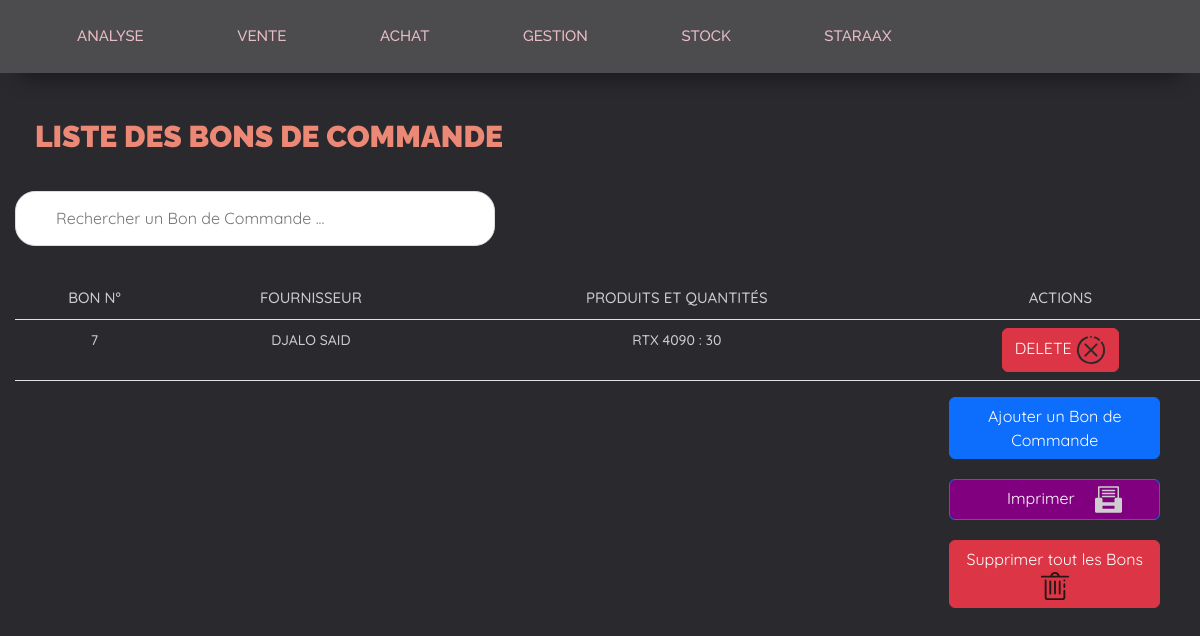
/bondecommande/ (signed in), run on the app's committed database.
### app/models.py (models this page shows, shortened)
class BondeCommande(models.Model):
    code_bc = models.AutoField(primary_key=True)
    fournisseur=models.ForeignKey(Fournisseur, on_delete=models.CASCADE)

class Fournisseur(models.Model):
    code_fr = models.AutoField(primary_key=True)
    nom_fr = models.CharField(max_length=254)
    prenom_fr = models.CharField(max_length=255)
    adr_fr = models.CharField(max_length=255)
    tel_fr = models.CharField(max_length=255)
    reglement = models.OneToOneField('Reglement', on_delete=models.CASCADE, null=True, blank=True)
    def __str__(self):
        return self.nom_fr + " " + self.prenom_fr

class BondeCommandeProduit(models.Model):
    primary_key = models.CharField(max_length=255, primary_key=True)
    produit = models.ForeignKey(Produit, on_delete=models.CASCADE)
    bon_de_commande = models.ForeignKey(BondeCommande, on_delete=models.CASCADE)
    qteProdBC = models.PositiveIntegerField()

class Produit(models.Model):
   code_produit = models.AutoField(primary_key=True)
   nom_produit = models.CharField(max_length=255)
   type_produit= models.ForeignKey(Categorie, on_delete=models.CASCADE)
   def __str__(self):
        return self.nom_produit

### app/views.py (the view)
# urls.py: path('bondecommande/', views.bondeCommande, name='bondecommande'),
def bondeCommande(request):
    if request.user.is_authenticated:
        tabs=show_navigation(request)
        bc=BondeCommande.objects.all()
        bp=BondeCommandeProduit.objects.all()
        context={'tabs': tabs, 'bp': bp,'bc':bc}
        return render(request, 'achat/bondecommande/boncommande.html', context)
    else:
      return redirect('login')

### app/views.py (called while the page is built)
def show_navigation(request):
  if request.user.is_authenticated:
    tabs = FavoriteTab.objects.order_by('order')
    username=request.user.username
    context = {'tabs': tabs, 'username': username}
    return context
  else:
    return redirect('login')

### app/templates/achat/bondecommande/boncommande.html (shortened to what this page needs)
{% load static %}
<!DOCTYPE html>
<html lang="en">
  <head>
    <link
      rel="stylesheet"
      href="https://cdn.datatables.net/1.10.23/css/jquery.dataTables.min.css"
    />
    <link rel="stylesheet" href="../static/growl-notification/light-theme.min.css">
    <link rel="stylesheet" href="{% static 'css/style.css' %}" />
  </head>
  <body>
    {% include 'header.html' %}
    <h4 class="display-5 d-inline">Liste des Bons de Commande</h4>
    <input
    class="hid search"
      type="text"
      id="myInput"
      onkeyup="SearchBar()"
      placeholder="Rechercher un Bon de Commande ..."
    />
    <table class="table tproducts">
      <thead>
        <th>Bon N°</th>
        <th>Fournisseur</th>
        <th>Produits et Quantités</th>
        <th class="hid">Actions</th>
      </thead>
      {% for b in bc %}
      <tbody>
        <tr data-aos="fade-right" data-aos-anchor-placement="bottom-bottom">
          <td>{{b.code_bc}}</td>
          <td>{{b.fournisseur}}</td>
          <td>
              {% for p in bp %}
              {% if p.bon_de_commande.code_bc == b.code_bc %}
               <p>{{p.produit}} : {{p.qteProdBC }}</p>
              {% endif %}
              {% endfor %}
          </td>
          <td class="hid">
            <a class="btn btn-danger" href="{% url 'deleteBC' b.code_bc %}">
              Delete <img id="deleteIcon" src="{% static 'media/delete.svg' %}" alt="delete"/>
            </a>
            </td>
        </tr>
        {% endfor%}
      </tbody>
    </table>
    <div style="display: flex;flex-direction: column;align-items: flex-end
    ;">
    <a style="float: right;margin-right: 25px; width: 18%; margin-bottom: 20px;" class="btn btn-primary " href="{% url 'addBC' %}">Ajouter un Bon de Commande</a>
    <button style="background-color: purple;float: right;margin-right: 25px; width: 18%;margin-bottom: 20px;" id="print-button" class="btn btn-primary" >Imprimer<img id="printIcon" src="{% static 'media/print.svg' %}" alt="print"/></button>
    <a style="float: right;margin-right: 25px; width: 18%; margin-bottom: 20px;" class="btn btn-danger " href="{% url 'deleteAllBC' %}">Supprimer tout les Bons <img id="trashIcon" src="{% static 'media/trash.svg' %}" alt="trash"/> </a>
  </div>
  </body>
</html>

### app/templates/header.html (shortened to what this page needs)
{% load static %}
  <nav>
    <ul class="favorite-tabs">
   <span class="dropdown">
        <li id="nav" data-bs-toggle="dropdown" aria-expanded="false">Analyse</li>
      </span>
      <span class="dropdown">
        <li id="nav" data-bs-toggle="dropdown" aria-expanded="false">Vente</li>
      </span>
      <span class="dropdown">
        <li id="nav" data-bs-toggle="dropdown" aria-expanded="false">Achat</li>
      </span>
      <span class="dropdown">
        <li id="nav" data-bs-toggle="dropdown" aria-expanded="false">Gestion</li>
      </span>
      <li id="nav" onclick="window.location.href='/stock'">Stock</li>
      <span class="dropdown">
        <li id="nav" data-bs-toggle="dropdown" aria-expanded="false">{{ user.username }}</li>
      </span>
    </ul>
  </nav>
</body>

### app/static/css/style.css (style rules this page uses)
body { background: #2a292e; font-family: 'Quicksand', sans-serif !important; font-size: 16px; font-weight: 550; color: #cecece; line-height: 1.8; overflow-x: hidden; animation: fadeInAnimation ease 0.5s; animation-iteration-count: 1; animation-fill-mode: forwards; }
body>* { margin: 15px; }
body>nav { background: #4c4c4e; box-shadow: 0 25px 20px -20px rgba(0,0,0,0.4); position:sticky; top:0px; width: 100%; margin: 0; font-family: 'Raleway', sans-serif !important; font-weight: bolder; }
nav ul li { display: inline-block; list-style: none; padding: 13px 35px ; margin: 10px; font-size: 13px; font-weight: 500; text-transform: uppercase; color: #4c4c4e; cursor: pointer; position: relative; z-index: 2; transition: color 0.5s; font-size: 15px; }
ul { width: fit-content; }
#nav { color: #e9bcc6; }
.big-title, h4 { padding-top: 30px; color: #eb8876; font-weight: 550; font-size: 25px; text-transform: uppercase; margin-bottom: 10px; font-family: 'Raleway', sans-serif; }
nav ul li:after { content: ''; background: #eb8876; width: 100%; height: 100%; border-radius: 30px; position: absolute; top: 100%; left: 50%; transform: translate(-50%,-50%); z-index: -1; opacity: 0; transition: top 0.5s, opacity 0.5s; }
.display-5 { font-size: 30px; font-weight: bolder; position: relative; top: 30px; left: 20px; z-index: -2; }
a { text-decoration: none; color: #cecece; }
table { margin-top: 80px; text-align: center; align-items: center; }
th { align-items: center; color: #cecece; font-size: 15px; font-weight: 500; text-transform: uppercase; margin-bottom: 10px; }
td { align-items: center; color: #cecece; font-size: 14px; font-weight: 500; text-transform: uppercase; margin-bottom: 10px; }
#myInput { display: block; background-image: url('/css/searchicon.png'); background-position: 10px 12px; background-repeat: no-repeat; width: 40%; font-size: 16px; padding: 12px 20px 12px 40px; border: 1px solid #ddd; margin-bottom: 12px; border-radius: 20px; position:relative; top:50px; z-index: -1; }
input { width:200px; border-radius: 10px; padding: 10px; }
#printIcon { width: 15%; height: 15%; position: relative; left: 20px; }
#deleteIcon, #trashIcon { width: 30px; height: 30px; }

### data on the page
BondeCommande: code_bc "7", fournisseur "DJALO SAID"
BondeCommandeProduit: produit "RTX 4090", qteProdBC "30"

### other printed values
{{ user.username }} "STARAAX"
